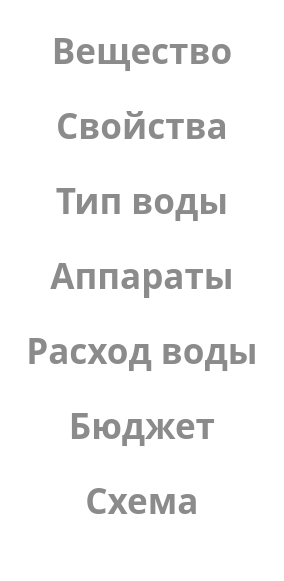
          <widget class="QWidget" name="widget" native="true">
           <property name="styleSheet">
            <string notr="true">background-color:rgb(255, 255, 255)</string>
           </property>
           <layout class="QVBoxLayout" name="menu">
            <item>
             <widget class="QPushButton" name="substance_btn_menu">
              <property name="font">
               <font>
                <family>Montserrat</family>
                <pointsize>26</pointsize>
                <weight>75</weight>
                <bold>true</bold>
               </font>
              </property>
              <property name="whatsThis">
               <string>&lt;html&gt;&lt;head/&gt;&lt;body&gt;&lt;p&gt;&lt;br/&gt;&lt;/p&gt;&lt;/body&gt;&lt;/html&gt;</string>
              </property>
              <property name="styleSheet">
               <string notr="true">QPushButton {
color:rgb(140, 139, 139);
font-weight: 600;
border-radius: 0px;
padding: 5px 15px;
margin-top: 10px;
outline: 0px;
}
QPushButton:hover{
color: rgb(124, 150, 230);
}
QPushButton:pressed {
color: rgb(124, 150, 230);
background-color:qlineargradient(spread:pad, x1:0, y1:0.489, x2:1, y2:1, stop:0 rgba(220, 231, 250, 255), stop:0.5 rgba(253, 253, 255, 255))
}</string>
              </property>
              <property name="text">
               <string>Вещество</string>
              </property>
             </widget>
            </item>
            <item>
             <widget class="QPushButton" name="quality_btn_menu">
              <property name="font">
               <font>
                <family>Montserrat</family>
                <pointsize>26</pointsize>
                <weight>75</weight>
                <bold>true</bold>
               </font>
              </property>
              <property name="styleSheet">
               <string notr="true">QPushButton {
color:rgb(140, 139, 139);
font-weight: 600;
border-radius: 0px;
padding: 5px 15px;
margin-top: 10px;
outline: 0px;
}
QPushButton:hover{
color: rgb(124, 150, 230);
}
QPushButton:pressed {
color: rgb(124, 150, 230);
background-color:qlineargradient(spread:pad, x1:0, y1:0.489, x2:1, y2:1, stop:0 rgba(220, 231, 250, 255), stop:0.5 rgba(253, 253, 255, 255))
}</string>
              </property>
              <property name="text">
               <string>Свойства</string>
              </property>
             </widget>
            </item>
            <item>
             <widget class="QPushButton" name="type_btn">
              <property name="font">
               <font>
                <family>Montserrat</family>
                <pointsize>26</pointsize>
                <weight>75</weight>
                <bold>true</bold>
               </font>
              </property>
              <property name="styleSheet">
               <string notr="true">QPushButton {
color:rgb(140, 139, 139);
font-weight: 600;
border-radius: 0px;
padding: 5px 15px;
margin-top: 10px;
outline: 0px;
}
QPushButton:hover{
color: rgb(124, 150, 230);
}
QPushButton:pressed {
color: rgb(124, 150, 230);
background-color:qlineargradient(spread:pad, x1:0, y1:0.489, x2:1, y2:1, stop:0 rgba(220, 231, 250, 255), stop:0.5 rgba(253, 253, 255, 255))
}</string>
              </property>
              <property name="text">
               <string>Тип воды</string>
              </property>
             </widget>
            </item>
            <item>
             <widget class="QPushButton" name="device_btn">
              <property name="font">
               <font>
                <family>Montserrat</family>
                <pointsize>26</pointsize>
                <weight>75</weight>
                <bold>true</bold>
               </font>
              </property>
              <property name="styleSheet">
               <string notr="true">QPushButton {
color:rgb(140, 139, 139);
font-weight: 600;
border-radius: 0px;
padding: 5px 15px;
margin-top: 10px;
outline: 0px;
}
QPushButton:hover{
color: rgb(124, 150, 230);
}
QPushButton:pressed {
color: rgb(124, 150, 230);
background-color:qlineargradient(spread:pad, x1:0, y1:0.489, x2:1, y2:1, stop:0 rgba(220, 231, 250, 255), stop:0.5 rgba(253, 253, 255, 255))
}</string>
              </property>
              <property name="text">
               <string>Аппараты</string>
              </property>
             </widget>
            </item>
            <item>
             <widget class="QPushButton" name="expenditure_btn">
              <property name="font">
               <font>
                <family>Montserrat</family>
                <pointsize>26</pointsize>
                <weight>75</weight>
                <bold>true</bold>
               </font>
              </property>
              <property name="styleSheet">
               <string notr="true">QPushButton {
color:rgb(140, 139, 139);
font-weight: 600;
border-radius: 0px;
padding: 5px 15px;
margin-top: 10px;
outline: 0px;
}
QPushButton:hover{
color: rgb(124, 150, 230);
}
QPushButton:pressed {
color: rgb(124, 150, 230);
background-color:qlineargradient(spread:pad, x1:0, y1:0.489, x2:1, y2:1, stop:0 rgba(220, 231, 250, 255), stop:0.5 rgba(253, 253, 255, 255))
}</string>
              </property>
              <property name="text">
               <string>Расход воды</string>
              </property>
             </widget>
            </item>
            <item>
             <widget class="QPushButton" name="output_btn">
              <property name="font">
               <font>
                <family>Montserrat</family>
                <pointsize>26</pointsize>
                <weight>75</weight>
                <bold>true</bold>
               </font>
              </property>
              <property name="styleSheet">
               <string notr="true">QPushButton {
color:rgb(140, 139, 139);
font-weight: 600;
border-radius: 0px;
padding: 5px 15px;
margin-top: 10px;
outline: 0px;
}
QPushButton:hover{
color: rgb(124, 150, 230);
}
QPushButton:pressed {
color: rgb(124, 150, 230);
background-color:qlineargradient(spread:pad, x1:0, y1:0.489, x2:1, y2:1, stop:0 rgba(220, 231, 250, 255), stop:0.5 rgba(253, 253, 255, 255))
}</string>
              </property>
              <property name="text">
               <string>Бюджет</string>
              </property>
             </widget>
            </item>
            <item>
             <widget class="QPushButton" name="output_btn_2">
              <property name="font">
               <font>
                <family>Montserrat</family>
                <pointsize>26</pointsize>
                <weight>75</weight>
                <bold>true</bold>
               </font>
              </property>
              <property name="styleSheet">
               <string notr="true">QPushButton {
color:rgb(140, 139, 139);
font-weight: 600;
border-radius: 0px;
padding: 5px 15px;
margin-top: 10px;
outline: 0px;
}
QPushButton:hover{
color: rgb(124, 150, 230);
}
QPushButton:pressed {
color: rgb(124, 150, 230);
background-color:qlineargradient(spread:pad, x1:0, y1:0.489, x2:1, y2:1, stop:0 rgba(220, 231, 250, 255), stop:0.5 rgba(253, 253, 255, 255))
}</string>
              </property>
              <property name="text">
               <string>Схема</string>
              </property>
             </widget>
            </item>
            <item>
             <spacer name="verticalSpacer">
              <property name="orientation">
               <enum>Qt::Vertical</enum>
              </property>
              <property name="sizeHint" stdset="0">
               <size>
                <width>20</width>
                <height>40</height>
               </size>
              </property>
             </spacer>
            </item>
           </layout>
          </widget>
